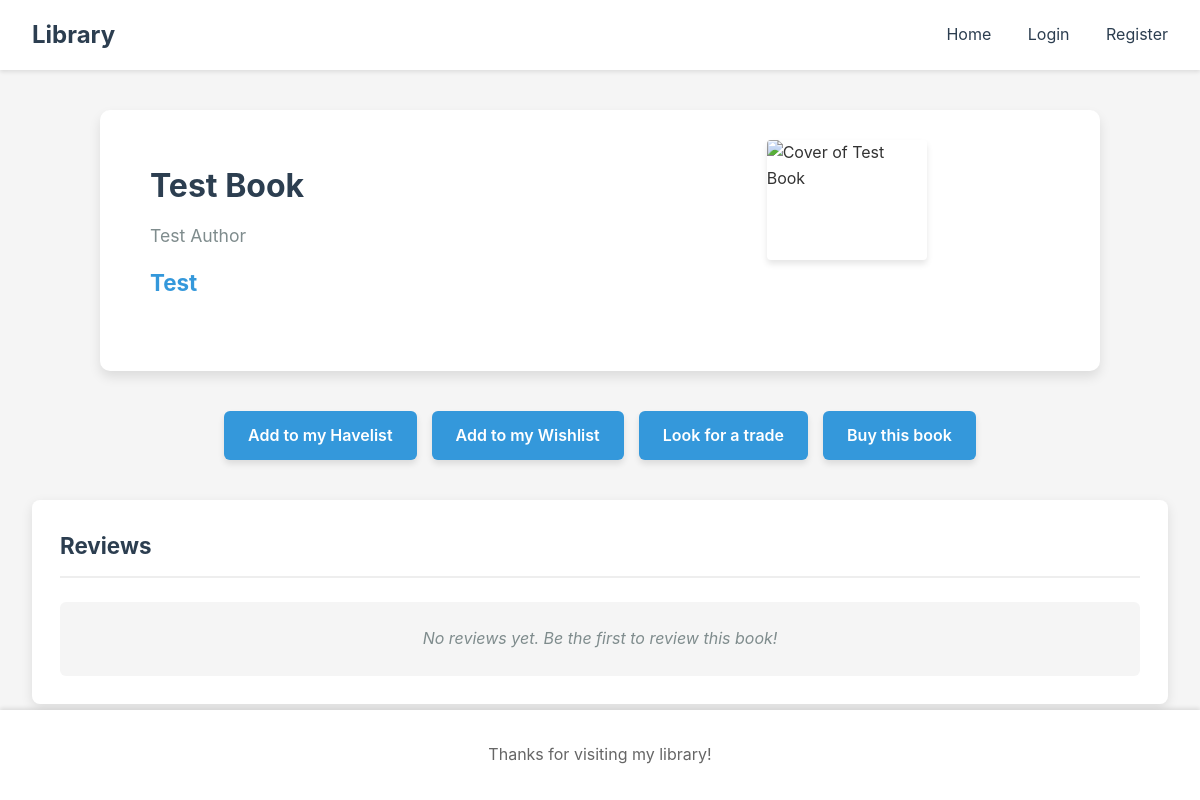
Page /books/entry/1234567890/ on the earlier database version.
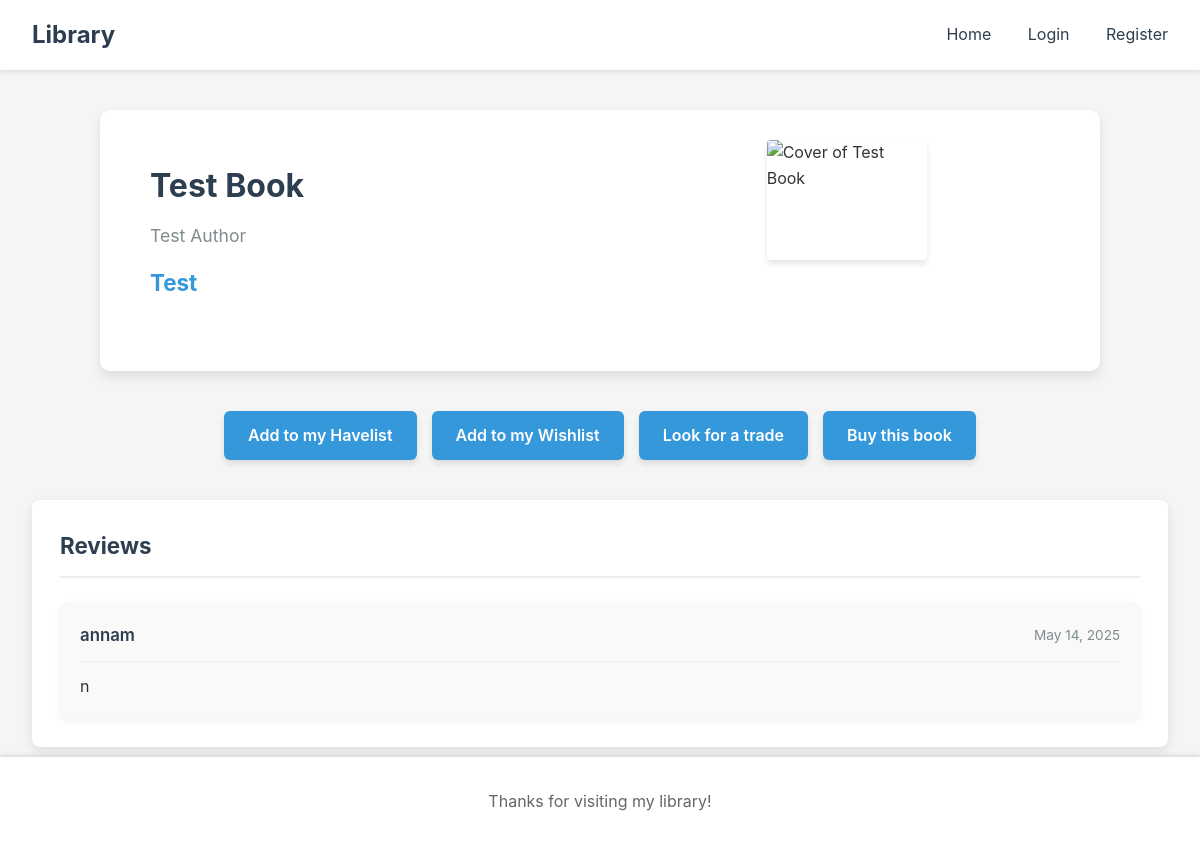
Same page on the later database version.
### web/models.py (models this page shows, shortened)
class Review(models.Model):
    user = models.ForeignKey(User, on_delete=models.CASCADE)
    book = models.ForeignKey(Book, on_delete=models.CASCADE)
    text = models.TextField()
    date = models.DateTimeField(auto_now_add=True)

class User(models.Model):
    userId = models.AutoField(primary_key=True)
    auth_user = models.OneToOneField(AuthUser, on_delete=models.CASCADE, related_name='custom_user', null=True)
    points = models.IntegerField(default=0)
    location = models.CharField(max_length=255, default="not specified")
    name = models.CharField(max_length=255, default="Anonymous")
    email = models.EmailField(unique=True)
    joined_date = models.DateTimeField(auto_now_add=True)
    profile_image = models.ImageField(upload_to='profile_images/', null=True, blank=True)
    description = models.TextField(blank=True, default="")

### web/views.py (the view)
# urls.py: path('books/entry/<ISBN>/', views.book_entry ,name='book-entry'),
def book_entry(request, ISBN):
    try:
        mybook = Book.objects.get(ISBN=ISBN)
        is_local = True
        reviews = Review.objects.filter(book=mybook).order_by('-date')
    except Book.DoesNotExist:
        mybook = None
        is_local = False
        reviews = []  # No hay reviews para libros externos
        try:
            api_url = f"https://www.googleapis.com/books/v1/volumes?q=isbn:{ISBN}"
            response = requests.get(api_url)
            if response.status_code == 200:
                data = response.json()
                if data.get('items'):
                    item = data['items'][0]
                    volume_info = item.get('volumeInfo', {})
                    mybook = {
                        'ISBN': ISBN,
                        'title': volume_info.get('title', 'Unknown Title'),
                        'author': ', '.join(volume_info.get('authors', ['Unknown Author'])),
                        'topic': volume_info.get('categories', ['General'])[0] if volume_info.get('categories') else 'General',
                        'publish_date': volume_info.get('publishedDate', ''),
                        'description': volume_info.get('description', ''),
                        'thumbnail_url': volume_info.get('imageLinks', {}).get('thumbnail', ''),
                        'external_link': volume_info.get('infoLink', ''),
                        'source': 'Google Books'
                    }
        except Exception as e:
            print(f"Error fetching book from API: {e}")
    if not mybook:
        messages.error(request, "Book not found in our database or external sources.")
        return redirect('books')
    return render(request, 'book-entry.html', {
        'mybook': mybook,
        'is_local': is_local,
        'reviews': reviews
    })

### web/templates/book-entry.html (shortened to what this page needs)
<!DOCTYPE html>
{% extends 'base.html' %}
    {% block content %}
        <div class="book-entry-container">
            <div class="book-info">
                <h1>{{ mybook.title}}</h1>
                    <p> {{mybook.author }}</p>
                <h2>{{mybook.topic}}</h2>
            </div>
            <div class="book-cover-entry">
                <img src="https://covers.openlibrary.org/b/isbn/{{ mybook.ISBN }}-L.jpg"
                     alt="Cover of {{ mybook.title }}"
                     onload="if(this.naturalWidth === 1 && this.naturalHeight === 1) fetchGoogleBooksCover(this, '{{ mybook.ISBN }}');"
                     onerror="fetchGoogleBooksCover(this, '{{ mybook.ISBN }}');">
            </div>
        </div>
        <div class="buttons-container">
            <a href="{% url 'add_to_havelist' %}?isbn={{ mybook.ISBN }}&title={{ mybook.title|urlencode }}&author={{ mybook.author|urlencode }}" class="button"> Add to my Havelist </a>
            <a href="{% url 'add_to_wishlist' %}?isbn={{ mybook.ISBN }}&title={{ mybook.title|urlencode }}&author={{ mybook.author|urlencode }}" class="button"> Add to my Wishlist </a>
            <a href="{% url 'book-trade' %}" class="button"> Look for a trade </a>
            <a href="{% url 'book-buy' %}" class="button"> Buy this book </a>
        </div>
        {% if is_local %}
        <div class="reviews-section">
            <h2>Reviews</h2>
            {% if reviews %}
                <div class="reviews-list">
                    {% for review in reviews %}
                        <div class="review-card">
                            <div class="review-header">
                                <span class="review-author">{{ review.user.name }}</span>
                                <span class="review-date">{{ review.date|date:"F d, Y" }}</span>
                            </div>
                            <div class="review-content">
                                <p>{{ review.text }}</p>
                            </div>
                        </div>
                    {% endfor %}
                </div>
            {% else %}
                <p class="no-reviews">No reviews yet. Be the first to review this book!</p>
            {% endif %}
        </div>
        {% endif %}
     {% endblock %}

Differences in the rows shown:
added Review: user.name "annam", date "May 14, 2025", text "n"
Other differences:
text no longer shown: "No reviews yet. Be the first to review this book!"
